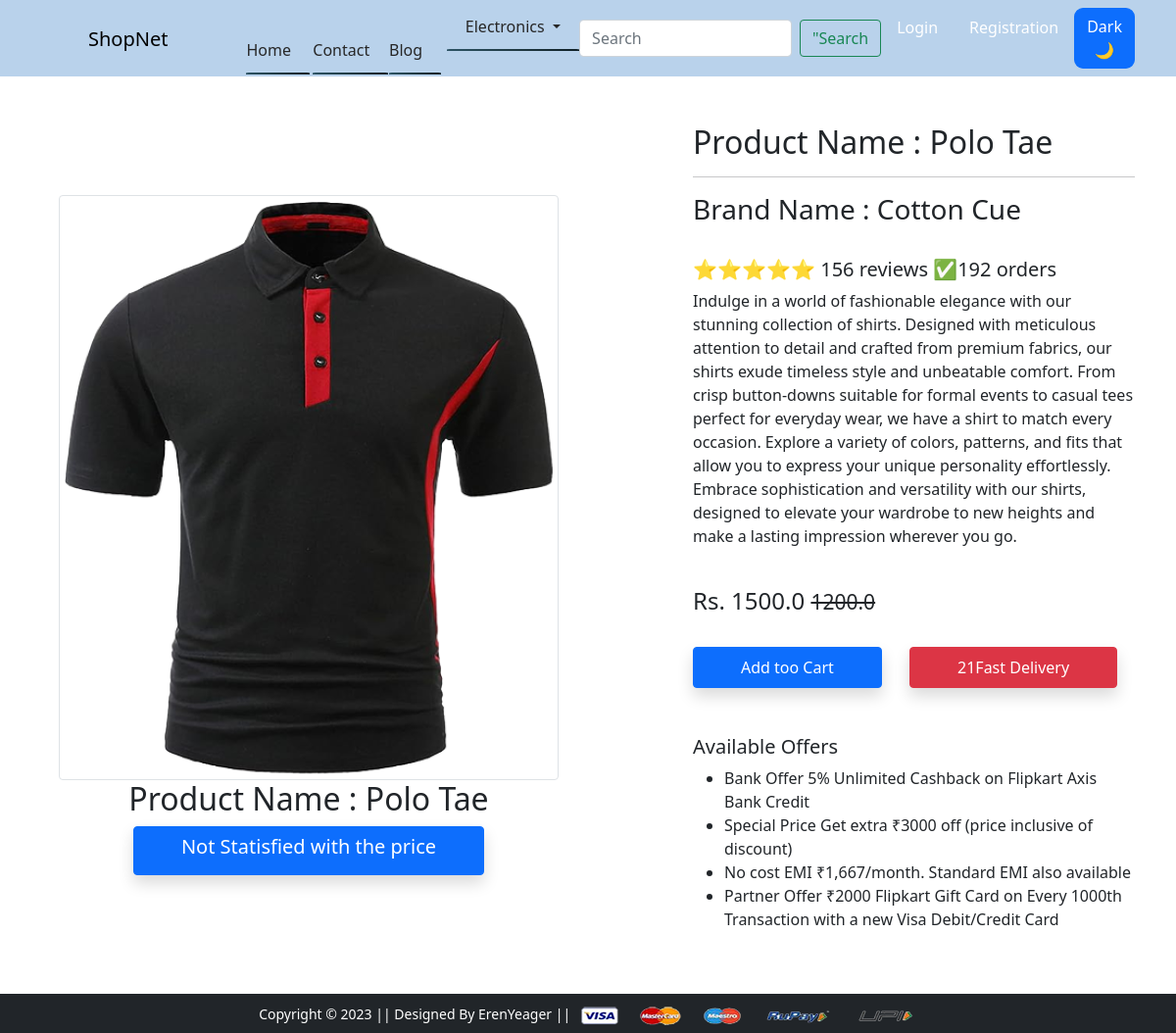
Page /product-detail/21 on the committed database.
### app/models.py (models this page shows, shortened)
class Product(models.Model):
    title = models.CharField(max_length=100)
    selling_price = models.FloatField()
    discounted_price = models.FloatField()
    description = models.TextField(default=1)
    brand = models.CharField(max_length=100)
    category = models.CharField(choices=CATEGORY_CHOICES,max_length=15)
    product_image = models.ImageField(upload_to ='productimg')

### app/views.py (the view)
# urls.py: path('product-detail/<int:pk>', views.ProductDetailView.as_view(), name='product-detail'),
class ProductDetailView(View):
    def get(self,request,pk):
        product = Product.objects.get(pk=pk)
        return render(request, 'app/productdetail.html', {'product':product})

### app/templates/app/productdetail.html (shortened to what this page needs)
{% extends 'app/base.html' %}
{% load static %}
{% block main-content %}
<div class="container my-5">
 <div class="row">
  <div class="col-sm-6 text-center align-self-center">
   <img src="{{product.product_image.url}}" alt="" class="img-fluid img-thumbnail">
   <h2>Product Name : {{product.title}}</h2>
   <a href="{% url 'pricebarg' product.id %}" ><button type="submit" class="btn  btn-primary shadow px-5 py-2"><h5>Not Statisfied with the price</h5></button></a>
  </div>
  <div class="col-sm-5 offset-sm-1">
   <h2>Product Name : {{product.title}}</h2>
   <hr>
   <h3>Brand Name : {{product.brand}}</h3>
   <br>
   <h5>⭐⭐⭐⭐⭐ 156 reviews ✅192 orders</h5>
   <p>{{product.description}}</p> <br>
   <h4>Rs. {{product.selling_price}} <small class="fw-light text-decoration-line-through">{{product.discounted_price}}</small></h4> <br>
    <form action="/add-to-cart" class="d-inline">
        <button type="submit" class="btn  btn-primary shadow px-5 py-2">Add too Cart</button>
    </form>
   <a href="{% url 'subscription' %}" class="btn btn-danger shadow px-5 py-2 ms-4">{{product.id}}Fast Delivery</a>
   <h5 class="mt-5">Available Offers</h5>
   <ul>
    <li>Bank Offer 5% Unlimited Cashback on Flipkart Axis Bank Credit</li>
    <li>Special Price Get extra ₹3000 off (price inclusive of discount)</li>
    <li>No cost EMI ₹1,667/month. Standard EMI also available</li>
    <li>Partner Offer ₹2000 Flipkart Gift Card on Every 1000th Transaction with a new Visa Debit/Credit Card</li>
   </ul>
  </div>
 </div>
</div>
{% endblock main-content %}

### rows in the picture
Product: product_image (picture), title "Polo Tae", brand "Cotton Cue", description "Indulge in a world of fashionable elegance with our stunning collection of shirts. Designed with meticulous attention to detail and crafted from premium fabrics, our shirts exude timeless style and unbeatable comfort. From crisp button-downs suitable for formal events to casual tees perfect for everyday wear, we have a shirt to match every occasion. Explore a variety of colors, patterns, and fits that allow you to express your unique personality effortlessly. Embrace sophistication and versatility with our shirts, designed to elevate your wardrobe to new heights and make a lasting impression wherever you go.", selling_price "1500.0", discounted_price "1200.0", id "21"
